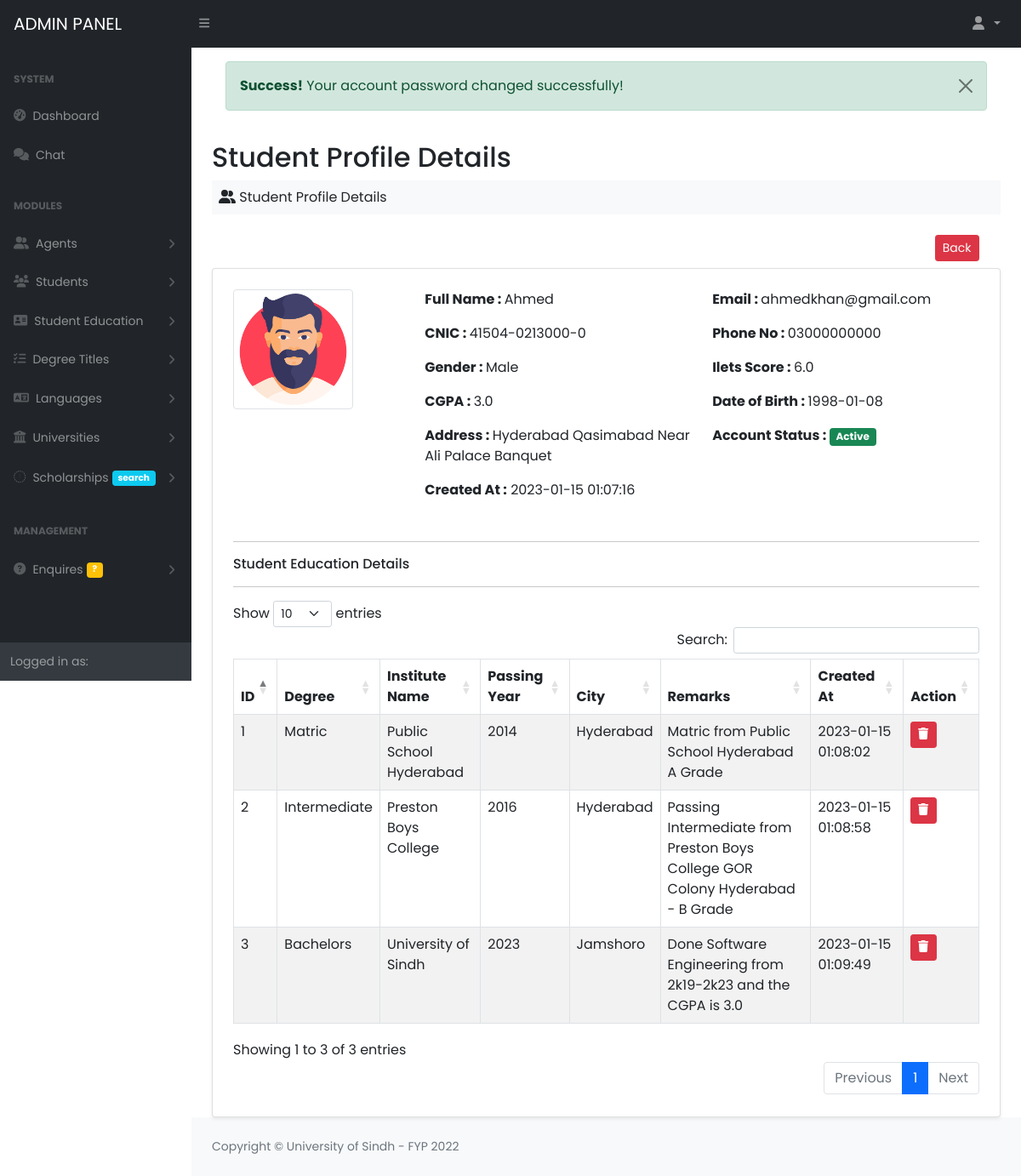
Before: /Project/admin/show_student?id=4 (signed in) with the older database file.
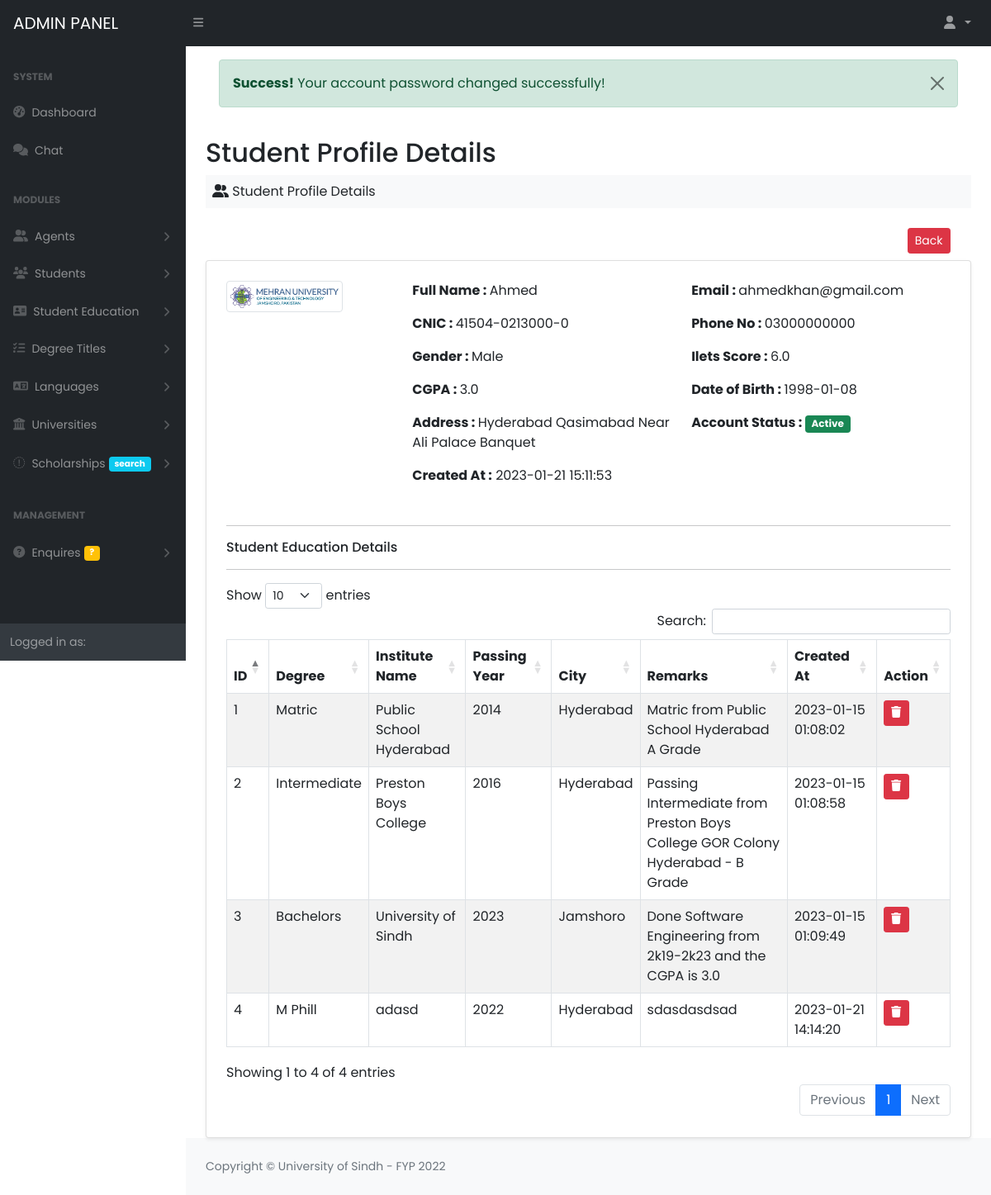
After: the same page with the newer database file.
### tables this page shows
CREATE TABLE `students` (
  `student_id` int(11) NOT NULL AUTO_INCREMENT,
  `name` varchar(50) NOT NULL,
  `surname` varchar(50) DEFAULT NULL,
  `email` varchar(50) NOT NULL,
  `password` varchar(50) NOT NULL,
  `cnic` varchar(50) DEFAULT NULL,
  `gender` enum('Male','Female') DEFAULT NULL,
  `dob` varchar(50) DEFAULT NULL,
  `phone` varchar(50) DEFAULT NULL,
  `address` text DEFAULT NULL,
  `ilets_score` varchar(50) DEFAULT NULL,
  `cgpa` varchar(50) DEFAULT NULL,
  `religion` varchar(50) DEFAULT NULL,
  `profile` varchar(100) DEFAULT NULL,
  `status` int(11) DEFAULT 0,
  `created_at` timestamp NOT NULL DEFAULT current_timestamp() ON UPDATE current_timestamp(),
  `price` varchar(50) DEFAULT NULL,
  `link` varchar(100) DEFAULT NULL,
  PRIMARY KEY (`student_id`)
);

CREATE TABLE `education` (
  `education_id` int(11) NOT NULL AUTO_INCREMENT,
  `student_id` int(11) DEFAULT NULL,
  `degree_id` int(11) DEFAULT NULL,
  `city` varchar(50) DEFAULT NULL,
  `institute_name` text DEFAULT NULL,
  `passing_year` varchar(50) DEFAULT NULL,
  `remarks` text DEFAULT NULL,
  `created_at` timestamp NOT NULL DEFAULT current_timestamp() ON UPDATE current_timestamp(),
  PRIMARY KEY (`education_id`),
  KEY `degree_id` (`degree_id`),
  KEY `student_id` (`student_id`),
  CONSTRAINT `education_ibfk_1` FOREIGN KEY (`degree_id`) REFERENCES `degrees` (`degree_id`),
  CONSTRAINT `education_ibfk_2` FOREIGN KEY (`student_id`) REFERENCES `students` (`student_id`)
);

CREATE TABLE `degrees` (
  `degree_id` int(11) NOT NULL AUTO_INCREMENT,
  `degree_name` varchar(50) DEFAULT NULL,
  PRIMARY KEY (`degree_id`)
);

### Project/database/database.php (called while the page is built, shortened)
<?php
class Database
{
	private $db_host = "localhost";
	private $db_user = "root";
	private $db_pass = "";
	private $db_name = "fyp_cms";
	public $connection = null;
	public function __construct()
	{
		$this->connection = mysqli_connect($this->db_host, $this->db_user, $this->db_pass, $this->db_name);
	}
	public function executeQuery($query)
	{
		$this->query = $query;
		$this->result = mysqli_query($this->connection, $this->query);
		return $this->result;
	}
}
?>

### Project/admin/show_student.php (the view, shortened to what the rows shown need)
<?php  include_once("includes/header.php"); ?>
 <div id="layoutSidenav">
         <div id="layoutSidenav_content">
             <main>
                 <div class="container-fluid px-4">
                     <h2 class="mt-1">Student Profile Details</h2>
                     <div class="card shadow-sm bg-white p-2">
                         <div class="card-body p-3">
                             <?php
                                 $id = $_GET['id'] ?? null;
                                 $query = "SELECT * FROM students WHERE student_id='$id'";
                                 $result = $db->executeQuery($query);
                                 $row = mysqli_fetch_assoc($result);
                                 $studentId = $row['student_id'];
                             ?>
                             <div class="row">
                                 <div class="col-md-3 col-lg-3 col-xs-12 col-sm-12">
                                     <img src="<?php echo substr($row['profile'],3) ?>" width="70%" class="img img-thumbnail img-responsive"/>
                                 </div>
                                 <div class="col-md-9 col-lg-9 col-xs-12 col-sm-12">
                                     <div class="row mb-3">
                                         <div class="col-md-6 col-lg-6 col-xs-12 col-sm-12">
                                             <p><b> Full Name : </b>  <?php echo $row['name'] ?> </p>
                                         </div>
                                         <div class="col-md-6 col-lg-6 col-xs-12 cols-sm-12">
                                             <p><b> Email : </b>  <?php echo $row['email'] ?> </p>
                                         </div>
                                         <div class="col-md-6 col-lg-6 col-xs-12 col-sm-12">
                                             <p><b> CNIC : </b>  <?php echo $row['cnic'] ?> </p>
                                         </div>
                                         <div class="col-md-6 col-lg-6 col-xs-12 col-sm-12">
                                             <p><b> Phone No : </b>  <?php echo $row['phone'] ?> </p>
                                         </div>
                                         <div class="col-md-6 col-lg-6 col-xs-12 col-sm-12">
                                             <p><b> Gender : </b>  <?php echo $row['gender'] ?> </p>
                                         </div>
                                         <div class="col-md-6 col-lg-6 col-xs-12 col-sm-12">
                                             <p><b> Ilets Score : </b>  <?php echo $row['ilets_score'] ?> </p>
                                         </div>
                                         <div class="col-md-6 col-lg-6 col-xs-12 col-sm-12">
                                             <p><b> CGPA : </b>  <?php echo $row['cgpa'] ?> </p>
                                         </div>
                                         <div class="col-md-6 col-lg-6 col-xs-12 col-sm-12">
                                             <p><b> Date of Birth : </b>  <?php echo $row['dob'] ?> </p>
                                         </div>
                                         <div class="col-md-6 col-lg-6 col-xs-12 col-sm-12">
                                             <p><b> Address : </b>  <?php echo $row['address'] ?> </p>
                                         </div>
                                         <div class="col-md-6 col-lg-6 col-xs-12 col-sm-12">
                                             <p><b> Created At :</b>  <?php echo $row['created_at'] ?>
                                         </div>
                                     </div>
                                 </div>
                             </div>
                             <div class="row">
                                 <div class="col-md-12 col-lg-12 col-xs-12 col-sm-12">
                                     <table class="table table-bordered table-hover table-striped" id="table">
                                         <thead>
                                             <tr>
                                                 <th>ID</th>
                                                 <th>Degree</th>
                                                 <th>Institute Name</th>
                                                 <th>Passing Year</th>
                                                 <th>City</th>
                                                 <th>Remarks</th>
                                                 <th>Created At</th>
                                                 <th>Action</th>
                                             </tr>
                                         </thead>
                                         <tbody>
                                             <?php
                                                 $query  ="SELECT * FROM education INNER JOIN `degrees` AS D ON education.degree_id = D.degree_id WHERE student_id ='$id'";
                                                 $result = $db->executeQuery($query);
                                                 if($result->num_rows){
                                                     $a = 0;
                                                     while($row = mysqli_fetch_assoc($result)){
                                                         ?>
                                                         <tr>
                                                             <td><?php echo ++$a ?></td>
                                                             <td><?php echo $row['degree_name'] ?></td>
                                                             <td><?php echo $row['institute_name'] ?></td>
                                                             <td><?php echo $row['passing_year'] ?></td>
                                                             <td><?php echo $row['city'] ?></td>
                                                             <td><?php echo $row['remarks'] ?></td>
                                                             <td><?php echo $row['created_at'] ?></td>
                                                             <td>
                                                                 <a class="btn btn-danger btn-sm" href="classes/student?education_id=<?php echo $row['education_id'] ?>&student_id=<?php echo $studentId?>"><i class="fa fa-trash"></i></a>
                                                             </td>
                                                         </tr>
                                                         <?php
                                                     }
                                                 }
                                             ?>
                                         </tbody>
                                     </table>
                                 </div>
                             </div>
                         </div>
                     </div>
                 </div>
             </main>
 <?php  include_once("includes/footer.php") ?>

Changed rows visible on the page:
changed students "Ahmed": profile: a different picture; created_at "2023-01-15 01:07:16" → "2023-01-21 15:11:53"
added education: degree.degree_name "M Phill", institute_name "adasd", passing_year "2022", city "Hyderabad", remarks "sdasdasdsad", created_at "2023-01-21 14:14:20"
Other visible differences:
text written by a page script: "Show entries Search: Showing 1 to 3 of 3 entries Previous 1 Next" → "Show entries Search: Showing 1 to 4 of 4 entries Previous 1 Next"
